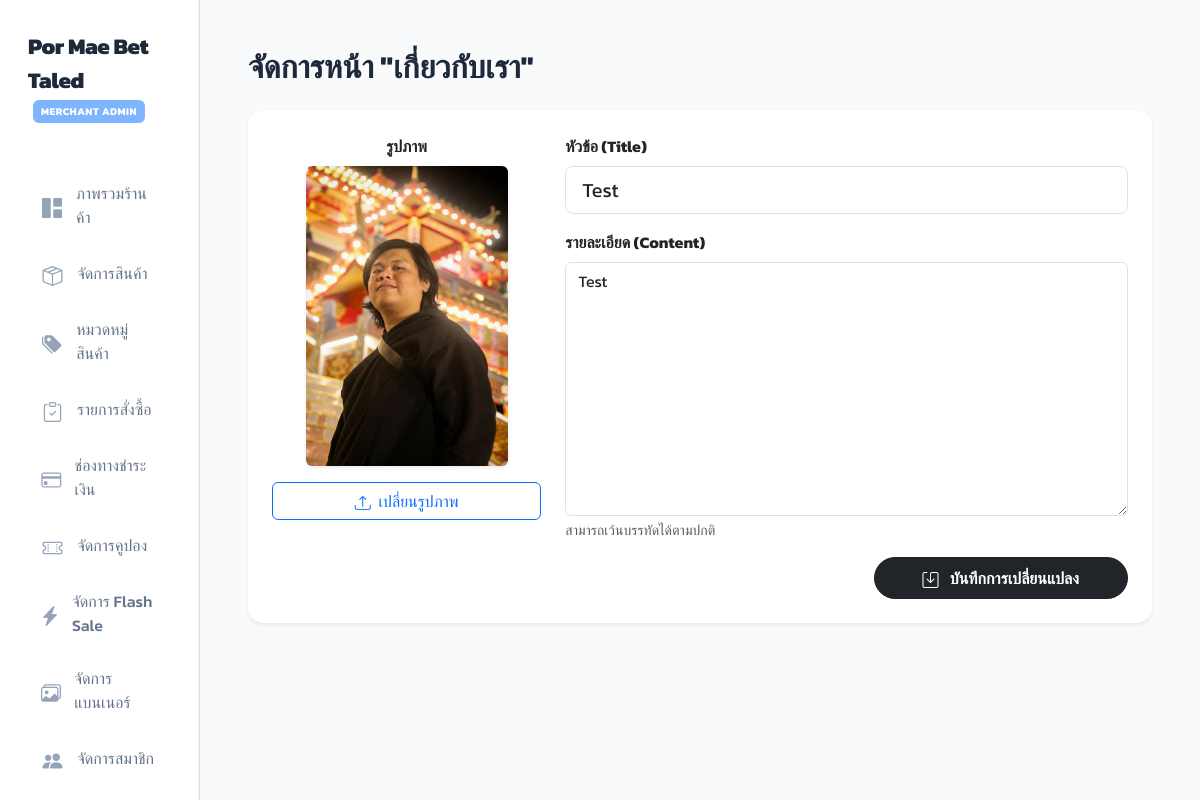
Page /admin_about.php (signed in) on the committed database.
### tables this page shows
CREATE TABLE `about_content` (
  `id` int(11) NOT NULL,
  `title` varchar(255) NOT NULL,
  `description` text NOT NULL,
  `image` varchar(255) DEFAULT NULL,
  `updated_at` timestamp NOT NULL DEFAULT current_timestamp() ON UPDATE current_timestamp()
);

### admin_about.php (the view, shortened to what this page needs)
<?php
include 'db.php';
$data = mysqli_fetch_assoc(mysqli_query($conn, "SELECT * FROM about_content WHERE id=1"));
?>
<!DOCTYPE html>
<html lang="th">
<head>
    <link href="https://cdn.jsdelivr.net/npm/bootstrap@5.3.0/dist/css/bootstrap.min.css" rel="stylesheet">
    <link rel="stylesheet" href="https://cdn.jsdelivr.net/npm/bootstrap-icons@1.11.1/font/bootstrap-icons.css">
</head>
<body>
<div class="container-fluid">
    <div class="row">
        <div class="col-md-2 p-0 border-end bg-white">
            <div class="collapse d-md-block" id="sidebarMenu">
                <div style="min-height: 100vh;">
                    <?php include 'admin_sidebar.php'; ?>
                </div>
            </div>
        </div>
        <div class="col-md-10 p-4 p-md-5">
            <h2 class="fw-bold mb-4">จัดการหน้า "เกี่ยวกับเรา"</h2>
            <div class="card border-0 shadow-sm rounded-4 p-4">
                <form id="about-form" method="POST" enctype="multipart/form-data" onsubmit="submitAboutForm(event)">
                    <div class="row">
                        <div class="col-md-4 mb-4 text-center">
                            <label class="form-label fw-bold d-block">รูปภาพ</label>
                            <div id="image-preview-container">
                                <?php if(!empty($data['image'])): ?>
                                    <img src="<?= $data['image'] ?>" id="about-image" class="img-fluid rounded shadow-sm mb-3" style="max-height: 300px;">
                                <?php else: ?>
                                    <div class="bg-light rounded p-5 text-muted border border-dashed mb-3">ไม่มีรูปภาพ</div>
                                <?php endif; ?>
                            </div>
                            <label class="btn btn-outline-primary w-100">
                                <i class="bi bi-upload me-1"></i> เปลี่ยนรูปภาพ
                            </label>
                        </div>
                        <div class="col-md-8">
                            <div class="mb-3">
                                <label class="form-label fw-bold">หัวข้อ (Title)</label>
                                <input type="text" name="title" class="form-control form-control-lg" value="<?= $data['title'] ?>" required>
                            </div>
                            <div class="mb-3">
                                <label class="form-label fw-bold">รายละเอียด (Content)</label>
                                <textarea name="description" class="form-control" rows="10" required><?= $data['description'] ?></textarea>
                                <div class="form-text">สามารถเว้นบรรทัดได้ตามปกติ</div>
                            </div>
                            <div class="text-end">
                                <button type="submit" name="save_about" class="btn btn-dark rounded-pill px-5 py-2 fw-bold">
                                    <i class="bi bi-save me-2"></i> บันทึกการเปลี่ยนแปลง
                                </button>
                            </div>
                        </div>
                    </div>
                </form>
            </div>
        </div>
    </div>
</div>
</body>
</html>

### style.css (style rules this page uses)
:root { --blue-main: #AEE2FF; --blue-hover: #7FB5FF; --blue-dark: #1d4ed8; --blue-light: #F0F8FF; --slate-dark: #1E293B; --slate-medium: #475569; --slate-light: #F8FAFC; --text-primary: #1E293B; --text-secondary: #64748B; --radius-sm: 8px; --radius-md: 16px; --radius-lg: 24px; --shadow-sm: 0 4px 10px rgba(174, 226, 255, 0.08), 0 2px 4px rgba(174, 226, 255, 0.08); --shadow-md: 0 10px 25px -5px rgba(174, 226, 255, 0.15), 0 8px 10px -6px rgba(174, 226, 255, 0.15); --shadow-lg: 0 20px 40px -10px rgba(127, 181, 255, 0.22); --shadow-hover: 0 25px 50px -12px rgba(127, 181, 255, 0.35); --transition-smooth: all 0.3s cubic-bezier(0.4, 0, 0.2, 1); }
body, button, input, select, textarea, .form-control, .btn, .modal-title, .card-title, h1, h2, h3, h4, h5, h6 { font-family: 'Kanit', 'Outfit', sans-serif !important; }
.bi, [class^="bi-"], [class*=" bi-"] { font-family: bootstrap-icons !important; }
body { color: var(--text-primary); background-color: var(--slate-light); overflow-x: hidden; animation: pageFadeIn 0.25s cubic-bezier(0.16, 1, 0.3, 1) forwards; }
body { transition: background-color 0.3s ease, color 0.3s ease; }
.bi, [class^="bi-"], [class*=" bi-"] { font-family: bootstrap-icons !important; vertical-align: -0.125em; display: inline-block; transition: transform 0.2s cubic-bezier(0.34, 1.56, 0.64, 1), color 0.2s ease; }
.btn-primary .bi, .btn-danger .bi, .btn-success .bi, .btn-warning .bi, .btn-info .bi, .btn-dark .bi, .btn-print .bi, .btn-print:hover .bi, .btn:hover .bi, .btn:hover [class^="bi-"], .btn:hover [class*=" bi-"], button:hover .bi, button:hover [class^="bi-"], button:hover [class*=" bi-"] { color: inherit !important; }

### admin_about.php (style rules this page uses)
body { font-family: 'Kanit'; background: #f8f9fa; }

### admin_sidebar.php (style rules this page uses)
@media (min-width: 768px) { #sidebarMenu { position: sticky !important; top: 0 !important; height: 100vh !important; overflow-y: auto !important; z-index: 1000 !important; } }

### rows in the picture
about_content: image (picture), title "Test", description "Test"
